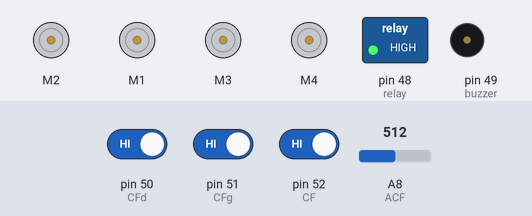
The sketch below on a simulated Arduino Mega 2560, built with avr-gcc and run on an emulated ATmega2560. Shown: 4 × DC motor (green arrow = forward, orange = backward, longer = faster), switched loads named in the sketch (green lamp = pin HIGH), buzzer (waves = sounding, pin HIGH). Inputs (shaded band) come from the test bench; at power-on: pin 50 (CFd) HIGH, pin 51 (CFg) HIGH, pin 52 (CF) HIGH, A8 (ACF) = 512. What the sketch prints to the serial monitor is not drawn.

Above: at 0.8 s.
0.9 s: pin 50 (CFd) driven LOW
At 2.13 s:
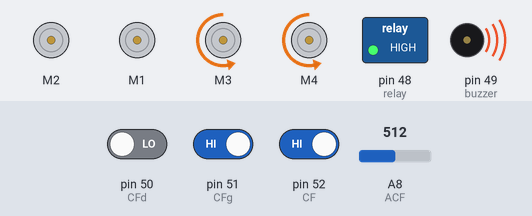
3.9 s: pin 51 (CFg) driven LOW
At 4.15 s:
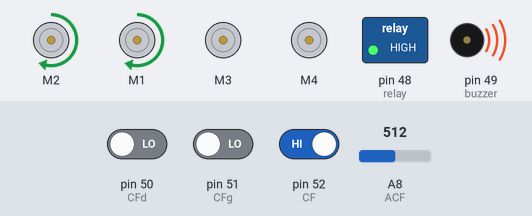
6.9 s: pin 52 (CF) driven LOW
9.9 s: A8 (ACF) set to 33
12.9 s: A8 (ACF) set to 28
At 15.1 s:
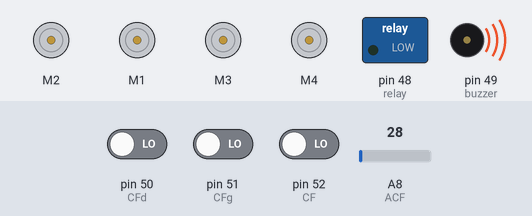
Timing chart, 0 to 16.9 s (numbered marks = the images above; inputs shaded):
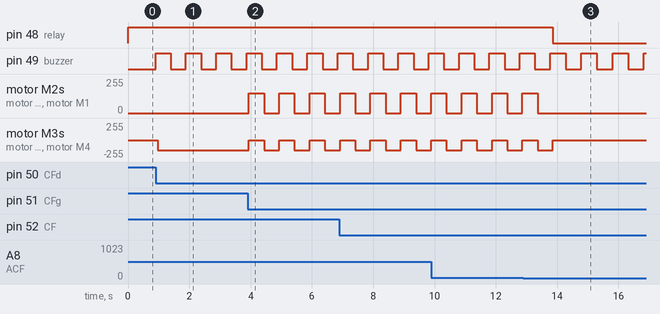

The sketch:

fire_fighter_arduino_code.ino
```cpp
#include <Arduino_FreeRTOS.h>
#include <AFMotor.h>
#define threshold1 30
#define threshold2 35
#define delayMotor 500
#define delayBuzzer 500
#define delayRelay 3000
void TaskBuzzer(void *pvParameters);
void Task(void *pvParameters);

#define threshold 40
#define CF 52
#define ACF A8
#define CFg 51
#define CFd 50
#define relay 48
#define buzzer 49
int valeur;
int etatduCF = 1;
//int threshold = value that we need to determine in ordre to stop the robot
int etatduCFg = 1;
int etatduCFd = 1;
int buzzerstate;

AF_DCMotor motorFR(2);
AF_DCMotor motorBR(1);
AF_DCMotor motorFL(3);
AF_DCMotor motorBL(4);

void setup() {
  Serial.begin(9600);
  pinMode(CF,INPUT);
  pinMode(ACF,INPUT);
  pinMode(CFg,INPUT);
  pinMode(CFd,INPUT);
  pinMode(relay,OUTPUT);
  digitalWrite(relay, HIGH);
  pinMode(buzzer,OUTPUT);
  xTaskCreate(TaskBuzzer, "Task Buzzer", 128, NULL, 0, NULL);
  xTaskCreate(Task, "Task", 128, NULL, 0, NULL);
  vTaskStartScheduler();
}

void turnright() {
  motorFR.run(RELEASE);
  motorBR.run(RELEASE);
  motorFL.run(BACKWARD);
  motorFL.setSpeed(150);
  motorBL.run(BACKWARD);
  motorBL.setSpeed(150);
}

void turnleft(){
  motorFR.run(FORWARD);
  motorFR.setSpeed(150);
  motorBR.run(FORWARD);
  motorBR.setSpeed(150);
  motorFL.run(RELEASE); // needs a delay to release
  motorBL.run(RELEASE);
}

void forward() {
  motorFR.run(FORWARD);
  motorFR.setSpeed(150);
  motorBR.run(FORWARD);
  motorBR.setSpeed(150);
  motorFL.run(BACKWARD);
  motorFL.setSpeed(150);
  motorBL.run(BACKWARD);
  motorBL.setSpeed(150);
}
void Stop () {
  motorFR.run(RELEASE);
  motorBR.run(RELEASE);
  motorFL.run(RELEASE);
  motorBL.run(RELEASE);

}
void loop() {}

void TaskBuzzer(void *pvParameters){
 while (1){
  //while(digitalRead(CF)==0){
  while((digitalRead(CF)==0 || digitalRead(CFd)==0) || digitalRead(CFg)==0) {
      digitalWrite(buzzer, HIGH);
      vTaskDelay( delayBuzzer / portTICK_PERIOD_MS );
      digitalWrite(buzzer, LOW);
      vTaskDelay( delayBuzzer / portTICK_PERIOD_MS );
  }
  }
}

void Task(void *pvParameters) {
  while(1) {
  etatduCF = digitalRead(CF);
 //Buzzerstate=etatduCF;
   valeur = analogRead(ACF);
   Serial.print("Etat du CF :  ");
   Serial.println(etatduCF);
// vTaskDelay(1000/portTICK_PERIOD_MS);
    etatduCFg = digitalRead(CFg);
    Serial.print("\tEtat du CFg : ");
    Serial.print(etatduCFg);
    etatduCFd = digitalRead(CFd);
    Serial.print("\tEtat du CFd : ");
    Serial.print(etatduCFd);

    if(etatduCFg == 0) {
     turnleft();
     vTaskDelay( delayMotor / portTICK_PERIOD_MS );
  }
    if(etatduCFd == 0) {
     turnright();
     vTaskDelay( delayMotor / portTICK_PERIOD_MS );
  }
    if(etatduCF == 0) { // should t1is be a while etat du cf ==0 and valeur< threshold then forward ? etatduCF==0 && valeur<38
      forward();
// vTaskDelay( delayMotor / portTICK_PERIOD_MS );

      Serial.print("\tvalue :  ");
      Serial.println(valeur);
      //delay(1000);
//  vTaskDelay(1000/portTICK_PERIOD_MS);
while(analogRead(ACF) <=threshold1 ){
    Stop ();
    digitalWrite(relay, LOW); // this shouldn't happen until the robot reaches the flame so i need an if condition here
   // vTaskDelay( delayRelay / portTICK_PERIOD_MS);
    //vTaskDelay( delayMotor / portTICK_PERIOD_MS ); // i dont need a delay here because the robot should go forward until it reaches the threshold


    }  digitalWrite(relay, HIGH);
  }
else {
Stop () ; }
}
}
```

Measured:
- the behaviour switches between 31 and 30 on A8 (ACF) (found by bisection; images 2 and 3)
- after the input at 0.9 s, pin 49 (buzzer): alternates HIGH for 0.50 s and LOW for 0.50 s, starting at once; motor M3, motor M4: stopped → backward 150/255 after 0.07 s
- after the input at 3.9 s, motor M2, motor M1: alternates forward 150/255 for 0.50 s and stopped for 0.50 s, starting at once; motor M3, motor M4: alternates backward 150/255 for 0.50 s and stopped for 0.50 s, starting at once
- after the input at 12.9 s, pin 48 (relay): HIGH → LOW after 0.96 s; motor M2, motor M1: goes on until 13.4 s, then stays stopped; motor M3, motor M4: goes on until 13.9 s, then stays stopped
